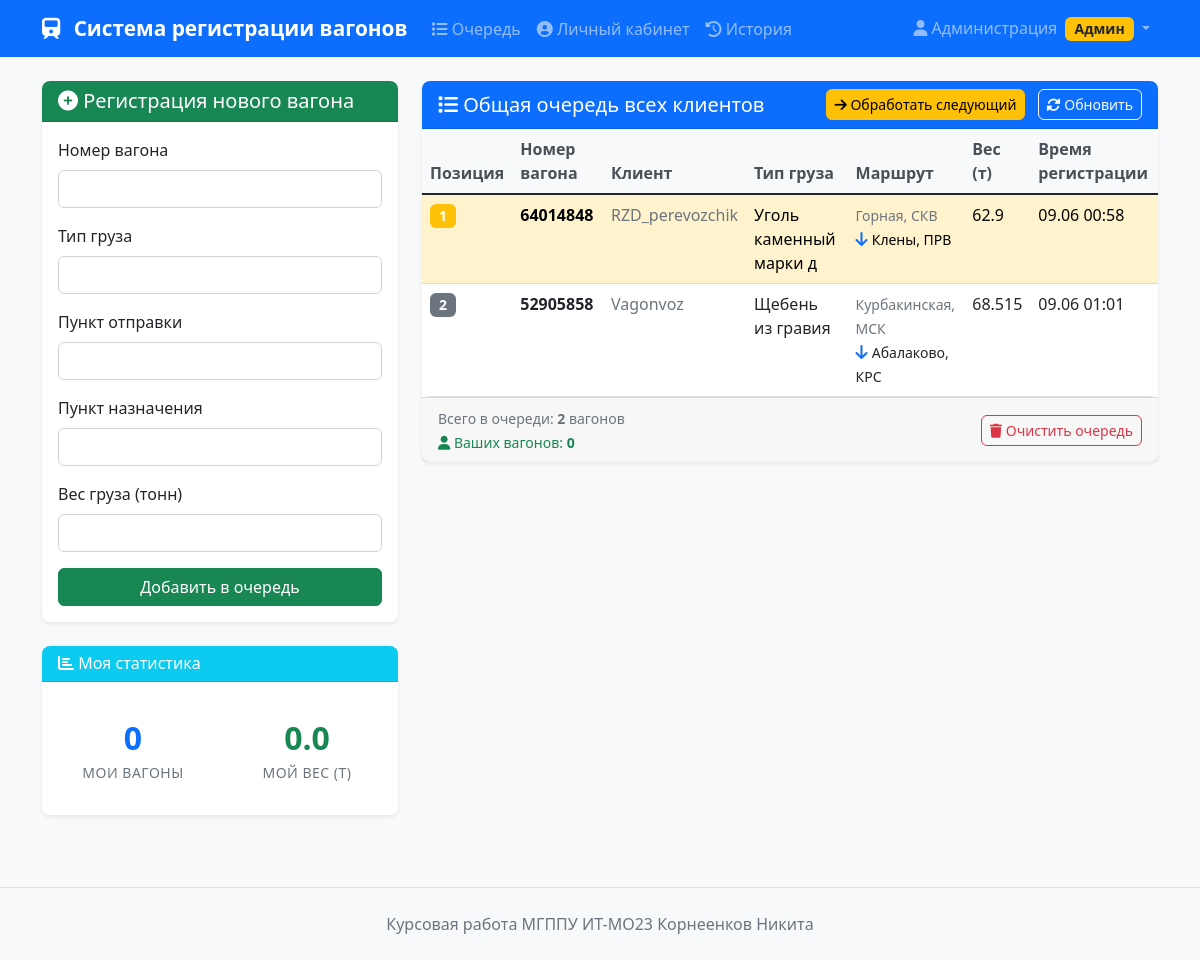
Screenshot of / (signed in) with the database file from the repository.
### app.py (models this page shows, shortened)
class User(UserMixin, db.Model):
    id = db.Column(db.Integer, primary_key=True)
    username = db.Column(db.String(80), unique=True, nullable=False)
    email = db.Column(db.String(120), unique=True, nullable=False)
    password_hash = db.Column(db.String(128))
    company_name = db.Column(db.String(200))
    created_at = db.Column(db.DateTime, default=datetime.utcnow)
    wagons = db.relationship('Wagon', backref='owner', lazy=True)

class Wagon(db.Model):
    id = db.Column(db.Integer, primary_key=True)
    wagon_number = db.Column(db.String(50), nullable=False)
    cargo_type = db.Column(db.String(100), nullable=False)
    departure_point = db.Column(db.String(100), nullable=False)
    destination = db.Column(db.String(100), nullable=False)
    weight = db.Column(db.Float, nullable=False)
    position = db.Column(db.Integer, nullable=False)
    timestamp = db.Column(db.DateTime, default=datetime.utcnow)
    status = db.Column(db.String(20), default='в_очереди')
    user_id = db.Column(db.Integer, db.ForeignKey('user.id'), nullable=False)

### app.py (the view)
@app.route('/')
@login_required
def index():
    all_wagons = Wagon.query.filter_by(status='в_очереди').order_by(Wagon.position).all()
    user_wagons = [w for w in all_wagons if w.user_id == current_user.id]
    form = WagonForm()
    return render_template('index.html', wagons=all_wagons, user_wagons=user_wagons, form=form)

### app.py
class WagonForm(FlaskForm):
    wagon_number = StringField('Номер вагона', validators=[DataRequired()])
    cargo_type = StringField('Тип груза', validators=[DataRequired()])
    departure_point = StringField('Пункт отправки', validators=[DataRequired()])
    destination = StringField('Пункт назначения', validators=[DataRequired()])
    weight = FloatField('Вес груза (тонн)', validators=[DataRequired(), NumberRange(min=0.1)])
    submit = SubmitField('Добавить в очередь')

### app.py (called while the page is built)
@login_manager.user_loader
def load_user(user_id):
    return User.query.get(int(user_id))

### templates/index.html (shortened to what this page needs)
{% extends "base.html" %}
{% block content %}
<div class="row">
    <div class="col-lg-4">
        <div class="card">
            <div class="card-header bg-success text-white">
                <h5 class="mb-0">
                    <i class="fas fa-plus-circle"></i> Регистрация нового вагона
                </h5>
            </div>
            <div class="card-body">
                <form method="POST" action="{{ url_for('add_wagon') }}" id="wagonForm">
                    <div class="mb-3">
                        {{ form.wagon_number.label(class="form-label") }}
                        {{ form.wagon_number(class="form-control") }}
                    </div>
                    <div class="mb-3">
                        {{ form.cargo_type.label(class="form-label") }}
                        {{ form.cargo_type(class="form-control") }}
                    </div>
                    <div class="mb-3">
                        {{ form.departure_point.label(class="form-label") }}
                        {{ form.departure_point(class="form-control") }}
                    </div>
                    <div class="mb-3">
                        {{ form.destination.label(class="form-label") }}
                        {{ form.destination(class="form-control") }}
                    </div>
                    <div class="mb-3">
                        {{ form.weight.label(class="form-label") }}
                        {{ form.weight(class="form-control") }}
                    </div>
                    {{ form.submit(class="btn btn-success w-100") }}
                </form>
            </div>
        </div>
        <div class="card mt-4">
            <div class="card-header bg-info text-white">
                <h6 class="mb-0">
                    <i class="fas fa-chart-bar"></i> Моя статистика
                </h6>
            </div>
            <div class="card-body" id="userStatsContainer">
                <div class="row text-center">
                    <div class="col-6">
                        <div class="stat-item">
                            <div class="stat-number text-primary" id="userQueueCount">{{ user_wagons|length }}</div>
                            <div class="stat-label">Мои вагоны</div>
                        </div>
                    </div>
                    <div class="col-6">
                        <div class="stat-item">
                            <div class="stat-number text-success" id="userWeight">
                                {{ "%.1f"|format(user_wagons|sum(attribute='weight')) }}
                            </div>
                            <div class="stat-label">Мой вес (т)</div>
                        </div>
                    </div>
                </div>
            </div>
        </div>
    </div>
    <div class="col-lg-8">
        <div class="card">
            <div class="card-header bg-primary text-white d-flex justify-content-between align-items-center">
                <h5 class="mb-0">
                    <i class="fas fa-list"></i> Общая очередь всех клиентов
                </h5>
                <div>
                    {% if current_user.username == 'admin' %}
                    <button class="btn btn-warning btn-sm me-2" onclick="processNext()">
                        <i class="fas fa-arrow-right"></i> Обработать следующий
                    </button>
                    {% endif %}
                    <button class="btn btn-outline-light btn-sm" onclick="refreshQueue()">
                        <i class="fas fa-sync-alt"></i> Обновить
                    </button>
                </div>
            </div>
            <div class="card-body p-0">
                {% if wagons %}
                    <div class="table-responsive">
                        <table class="table table-hover mb-0" id="queueTable">
                            <thead class="table-light">
                                <tr>
                                    <th>Позиция</th>
                                    <th>Номер вагона</th>
                                    <th>Клиент</th>
                                    <th>Тип груза</th>
                                    <th>Маршрут</th>
                                    <th>Вес (т)</th>
                                    <th>Время регистрации</th>
                                </tr>
                            </thead>
                            <tbody id="queueTableBody">
                                {% for wagon in wagons %}
                                <tr class="{{ 'table-success' if wagon.user_id == current_user.id else 'table-warning' if wagon.position == 1 else '' }}">
                                    <td>
                                        <span class="badge bg-{{ 'warning' if wagon.position == 1 else 'secondary' }}">
                                            {{ wagon.position }}
                                        </span>
                                    </td>
                                    <td>
                                        <strong>{{ wagon.wagon_number }}</strong>
                                    </td>
                                    <td>
                                        <span class="{{ 'fw-bold text-success' if wagon.user_id == current_user.id else 'text-muted' }}">
                                            {{ wagon.owner.company_name or wagon.owner.username }}
                                        </span>
                                    </td>
                                    <td>{{ wagon.cargo_type }}</td>
                                    <td>
                                        <small class="text-muted">{{ wagon.departure_point }}</small>
                                        <br>
                                        <i class="fas fa-arrow-down text-primary"></i>
                                        <small>{{ wagon.destination }}</small>
                                    </td>
                                    <td>{{ wagon.weight }}</td>
                                    <td>{{ wagon.timestamp.strftime('%d.%m %H:%M') }}</td>
                                </tr>
                                {% endfor %}
                            </tbody>
                        </table>
                    </div>
                {% else %}
                    <div class="text-center py-5">
                        <i class="fas fa-inbox fa-3x text-muted mb-3"></i>
                        <p class="text-muted">Очередь пуста</p>
                        <p class="text-muted small">Станьте первым, кто добавит вагон!</p>
                    </div>
                {% endif %}
            </div>
            {% if wagons %}
            <div class="card-footer">
                <div class="d-flex justify-content-between align-items-center">
                    <div>
                        <small class="text-muted">
                            Всего в очереди: <strong>{{ wagons|length }}</strong> вагонов
                        </small>
                        <br>
                        <small class="text-success">
                            <i class="fas fa-user"></i> Ваших вагонов: <strong>{{ user_wagons|length }}</strong>
                        </small>
                    </div>
                    {% if current_user.username == 'admin' %}
                    <form method="POST" action="{{ url_for('clear_queue') }}" style="display: inline;"
                          onsubmit="return confirm('Вы уверены, что хотите очистить всю очередь?')">
                        <button type="submit" class="btn btn-outline-danger btn-sm">
                            <i class="fas fa-trash"></i> Очистить очередь
                        </button>
                    </form>
                    {% endif %}
                </div>
            </div>
            {% endif %}
        </div>
    </div>
</div>
{% endblock %}

### templates/base.html (shortened to what this page needs)
<!DOCTYPE html>
<html lang="ru">
<head>
    <link href="https://cdn.jsdelivr.net/npm/bootstrap@5.1.3/dist/css/bootstrap.min.css" rel="stylesheet">
    <link href="https://cdnjs.cloudflare.com/ajax/libs/font-awesome/6.0.0/css/all.min.css" rel="stylesheet">
    <link href="{{ url_for('static', filename='css/style.css') }}" rel="stylesheet">
</head>
<body>
    <nav class="navbar navbar-expand-lg navbar-dark bg-primary">
        <div class="container">
            <a class="navbar-brand" href="{{ url_for('index') }}">
                <i class="fas fa-train"></i> Система регистрации вагонов
            </a>
            {% if current_user.is_authenticated %}
            <div class="collapse navbar-collapse" id="navbarNav">
                <div class="navbar-nav me-auto">
                    <a class="nav-link" href="{{ url_for('index') }}">
                        <i class="fas fa-list"></i> Очередь
                    </a>
                    <a class="nav-link" href="{{ url_for('dashboard') }}">
                        <i class="fas fa-user-circle"></i> Личный кабинет
                    </a>
                    <a class="nav-link" href="{{ url_for('history') }}">
                        <i class="fas fa-history"></i> История
                    </a>
                </div>
                <div class="navbar-nav">
                    <div class="nav-item dropdown">
                        <a class="nav-link dropdown-toggle" href="#" role="button" data-bs-toggle="dropdown">
                            <i class="fas fa-user"></i>
                            {{ current_user.company_name or current_user.username }}
                            {% if current_user.username == 'admin' %}
                                <span class="badge bg-warning text-dark ms-1">Админ</span>
                            {% endif %}
                        </a>
                    </div>
                </div>
            </div>
            {% endif %}
        </div>
    </nav>
    <div class="container mt-4">
        {% block content %}{% endblock %}
    </div>
    <footer class="bg-light mt-5 py-4">
        <div class="container text-center">
            <p class="text-muted mb-0">
                Курсовая работа МГППУ ИТ-МО23 Корнеенков Никита
            </p>
        </div>
    </footer>
</body>
</html>

### static/css/style.css (style rules this page uses)
body { background-color: #f8f9fa; font-family: 'Segoe UI', Tahoma, Geneva, Verdana, sans-serif; }
.navbar-brand { font-weight: bold; font-size: 1.3rem; }
.navbar-brand i { margin-right: 8px; }
.card { border: none; box-shadow: 0 0.125rem 0.25rem rgba(0, 0, 0, 0.075); border-radius: 0.5rem; margin-bottom: 1.5rem; }
.card-header { border-radius: 0.5rem 0.5rem 0 0 !important; font-weight: 600; }
.form-control { border-radius: 0.375rem; border: 1px solid #ced4da; transition: border-color 0.15s ease-in-out, box-shadow 0.15s ease-in-out; }
.btn { border-radius: 0.375rem; font-weight: 500; transition: all 0.15s ease-in-out; }
.btn-success { background-color: #198754; border-color: #198754; }
.btn-warning { background-color: #ffc107; border-color: #ffc107; color: #000; }
.table { border-radius: 0.5rem; overflow: hidden; }
.table th { background-color: #f8f9fa; font-weight: 600; border-top: none; color: #495057; }
.table-warning { background-color: rgba(255, 193, 7, 0.1); }
.badge { font-size: 0.875em; border-radius: 0.375rem; }
.stat-item { padding: 1rem 0; }
.stat-number { font-size: 2rem; font-weight: bold; color: #495057; }
.stat-label { font-size: 0.875rem; color: #6c757d; text-transform: uppercase; letter-spacing: 0.5px; }
.card { animation: fadeIn 0.3s ease-out; }
footer { margin-top: auto; border-top: 1px solid #dee2e6; }

### rows the page displays
User: company_name "Администрация"
Wagon: position "1", wagon_number "64014848", owner "RZD_perevozchik", cargo_type "Уголь каменный марки д", departure_point "Горная, СКВ", destination "Клены, ПРВ", weight "62.9", timestamp "09.06 00:58"
Wagon: position "2", wagon_number "52905858", owner "Vagonvoz", cargo_type "Щебень из гравия", departure_point "Курбакинская, МСК", destination "Абалаково, КРС", weight "68.515", timestamp "09.06 01:01"

### other values shown
{{ user_wagons|length }} "0"
{{ "%.1f"|format(user_wagons|sum(attribute='weight')) }} "0.0"
{{ wagons|length }} "2"
